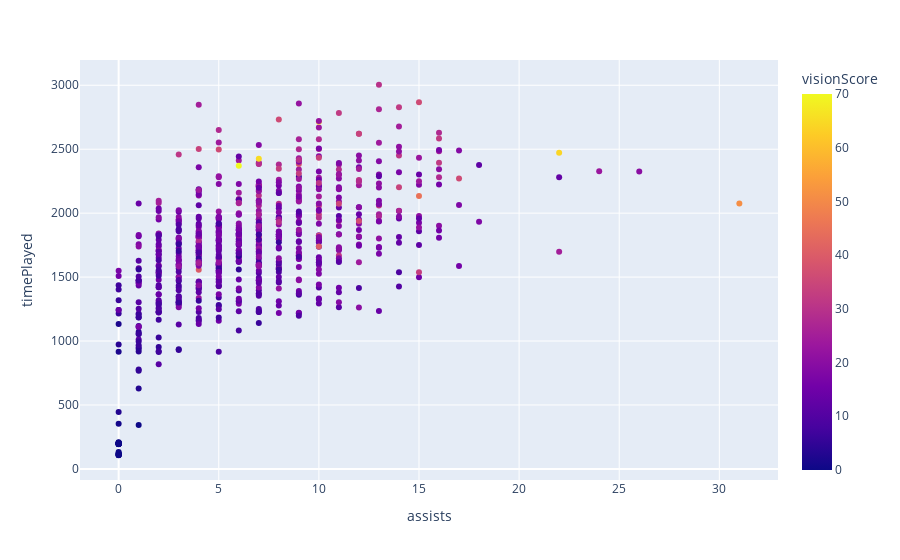

Here is the notebook cell this chart was saved with:
### Markdown cell above
_las asistencias en una partida hace referencia a cada vez que un jugador ayudo a otro de cualquier forma a obtener una kill. En base a lo visto en el indice anterior vimos que existe una relacion para esta por lo que observemosla un poco mas_

### Code cell
fig = px.scatter(games_from_GCDariusBrando,
                 x="assists",
                 y="timePlayed", 
                 color="visionScore", 
                #  size_max=25
                )

fig.show()

### Figure 1 — Plotly figure (JSON) as saved in the notebook; plotly's stock layout.template omitted (floating-point values rounded to 4 significant figures; data arrays with more than 128 entries replaced by an {"elided": "..."} marker saying what was removed)
{"data": [{"hovertemplate": "assists=%{x}<br>timePlayed=%{y}<br>visionScore=%{marker.color}<extra></extra>", "legendgroup": "", "marker": {"color": {"elided": "722 int values"}, "coloraxis": "coloraxis", "symbol": "circle"}, "mode": "markers", "name": "", "orientation": "v", "showlegend": false, "type": "scatter", "x": {"elided": "722 int values"}, "xaxis": "x", "y": {"elided": "722 int values"}, "yaxis": "y"}], "layout": {"autosize": true, "coloraxis": {"colorbar": {"title": {"text": "visionScore"}}, "colorscale": [[0, "#0d0887"], [0.1111, "#46039f"], [0.2222, "#7201a8"], [0.3333, "#9c179e"], [0.4444, "#bd3786"], [0.5556, "#d8576b"], [0.6667, "#ed7953"], [0.7778, "#fb9f3a"], [0.8889, "#fdca26"], [1, "#f0f921"]]}, "legend": {"tracegroupgap": 0}, "margin": {"t": 60}, "xaxis": {"anchor": "y", "autorange": true, "domain": [0, 1], "range": [-1.907, 32.91], "title": {"text": "assists"}, "type": "linear"}, "yaxis": {"anchor": "x", "autorange": true, "domain": [0, 1], "range": [-117.3, 3228.0], "title": {"text": "timePlayed"}, "type": "linear"}}}
